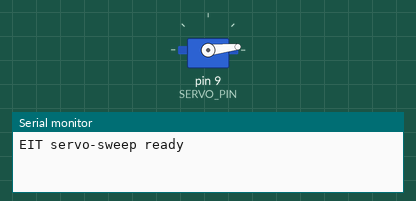
Recording of a sketch running on a simulated Arduino Uno, built with avr-gcc and run on an emulated ATmega328P. Shown: servo, the last lines printed to the serial monitor.

Above: at 0.05 s.
At 0.65 s:
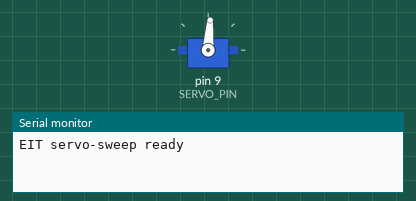
At 1.3 s:
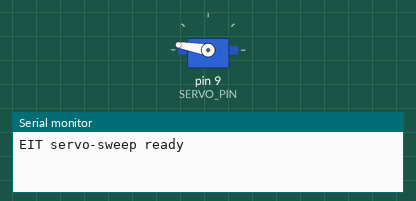
At 2.6 s:
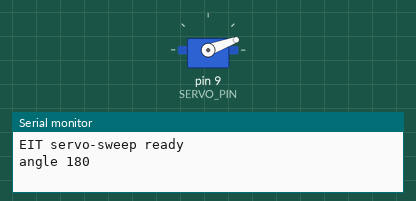
Timing chart, 0 to 6.3 s (numbered marks = the images above):
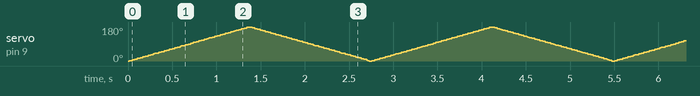

The sketch:

sketch.ino
```cpp
// EI TOKEN 案例 · 舵机来回摆
// SG90 舵机从 0° 转到 180° 再转回来
// 适用：Arduino Uno / Arduino Nano / ESP32 DevKit / ESP32-S3 DevKitC

#if defined(CONFIG_IDF_TARGET_ESP32S3)
const int SERVO_PIN = 18;
#elif defined(ESP32)
const int SERVO_PIN = 26;
#else
const int SERVO_PIN = 9;
#endif

#if defined(ESP32)
#include <ESP32Servo.h>   // ESP32 上标准 Servo 库用不了，换这个
#else
#include <Servo.h>
#endif

Servo servo;

void setup() {
  Serial.begin(115200);
  servo.attach(SERVO_PIN);
  Serial.println("EIT servo-sweep ready");
}

void loop() {
  for (int a = 0; a <= 180; a += 2) { servo.write(a); delay(15); }
  Serial.println("angle 180");
  for (int a = 180; a >= 0; a -= 2) { servo.write(a); delay(15); }
  Serial.println("angle 0");
}
```
